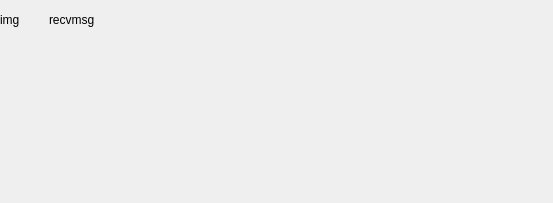
<?xml version="1.0" encoding="UTF-8"?>
<ui version="4.0">
 <class>RecvBox</class>
 <widget class="QWidget" name="RecvBox">
  <property name="geometry">
   <rect>
    <x>0</x>
    <y>0</y>
    <width>553</width>
    <height>203</height>
   </rect>
  </property>
  <property name="windowTitle">
   <string>Form</string>
  </property>
  <layout class="QHBoxLayout" name="horizontalLayout">
   <property name="spacing">
    <number>0</number>
   </property>
   <property name="leftMargin">
    <number>0</number>
   </property>
   <property name="topMargin">
    <number>0</number>
   </property>
   <property name="rightMargin">
    <number>0</number>
   </property>
   <property name="bottomMargin">
    <number>0</number>
   </property>
   <item>
    <widget class="QWidget" name="widget" native="true">
     <layout class="QGridLayout" name="gridLayout">
      <property name="leftMargin">
       <number>0</number>
      </property>
      <property name="topMargin">
       <number>0</number>
      </property>
      <property name="rightMargin">
       <number>0</number>
      </property>
      <property name="bottomMargin">
       <number>0</number>
      </property>
      <property name="horizontalSpacing">
       <number>9</number>
      </property>
      <property name="verticalSpacing">
       <number>0</number>
      </property>
      <item row="0" column="0">
       <widget class="QLabel" name="label">
        <property name="minimumSize">
         <size>
          <width>40</width>
          <height>40</height>
         </size>
        </property>
        <property name="maximumSize">
         <size>
          <width>40</width>
          <height>40</height>
         </size>
        </property>
        <property name="styleSheet">
         <string notr="true"/>
        </property>
        <property name="text">
         <string>img</string>
        </property>
       </widget>
      </item>
      <item row="0" column="1">
       <widget class="QLabel" name="label_2">
        <property name="text">
         <string>recvmsg</string>
        </property>
       </widget>
      </item>
      <item row="1" column="1">
       <spacer name="verticalSpacer">
        <property name="orientation">
         <enum>Qt::Vertical</enum>
        </property>
        <property name="sizeHint" stdset="0">
         <size>
          <width>20</width>
          <height>4</height>
         </size>
        </property>
       </spacer>
      </item>
     </layout>
    </widget>
   </item>
   <item>
    <spacer name="horizontalSpacer">
     <property name="orientation">
      <enum>Qt::Horizontal</enum>
     </property>
     <property name="sizeHint" stdset="0">
      <size>
       <width>453</width>
       <height>20</height>
      </size>
     </property>
    </spacer>
   </item>
  </layout>
 </widget>
 <resources/>
 <connections/>
</ui>
